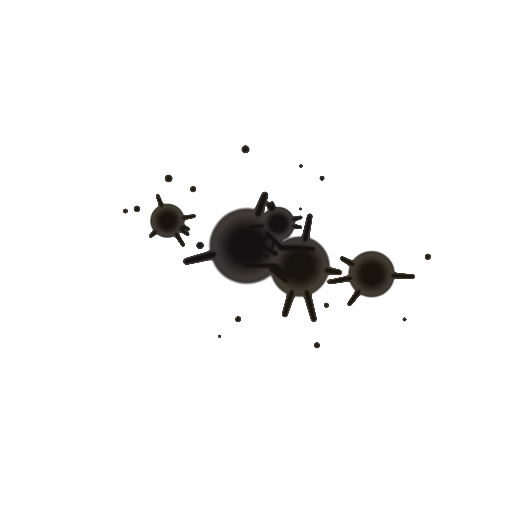
#> input picture art/oil/splat_drip_0.png, 512 x 512 px, given as the content of the folder art/blood, which was not available
$ python gen_oil_textures.py
#> lines starting #> are read from the running program, lines starting #| are printed output that depends on the picture
"""Machine-oil splats for the Klappersoldat, made from the blood splats.

Same shapes, alpha and normal maps as the blood (art/blood); the colour is
turned into near-black oil with a faint brown and a hint of oily sheen.
Run from the project root: python3 tools/gen_oil_textures.py
"""
import glob, os
import numpy as np
from PIL import Image

os.makedirs("art/oil", exist_ok=True)
rng = np.random.default_rng(7)
for path in sorted(glob.glob("art/blood/splat_*_[0-9].png")):
    im = np.asarray(Image.open(path).convert("RGBA")).astype(np.float32)
    lum = im[..., 0] / 255.0                      # blood keeps its depth in red
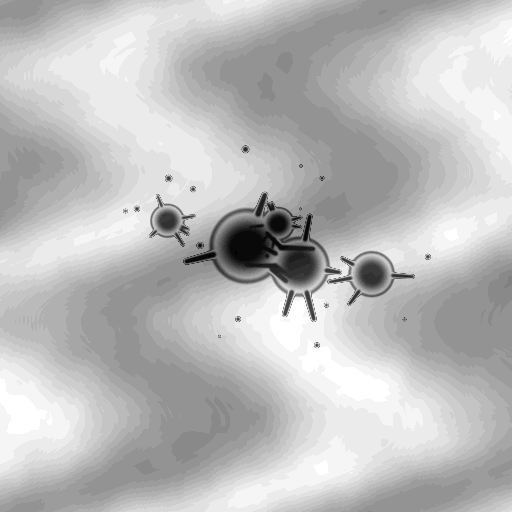
#> lum: shape (512, 512) float32; min 0.0745, max 0.176, mean 0.15; drawn with min black and max white
    h, w = lum.shape
#> h = 512; w = 512
    # slow wobble across the splat for a thin-film tint (brown <-> green-blue)
    yy, xx = np.mgrid[0:h, 0:w] / max(h, w)
    ph = rng.uniform(0, 6.28)
    film = 0.5 + 0.5 * np.sin(xx * 9.0 + yy * 6.0 + ph + np.sin(yy * 13.0) * 1.5)
    base = np.stack([0.11 + 0.03 * film, 0.095 + 0.02 * film, 0.07 + 0.035 * (1 - film)], -1)
    rgb = base * (0.45 + 2.6 * lum[..., None])
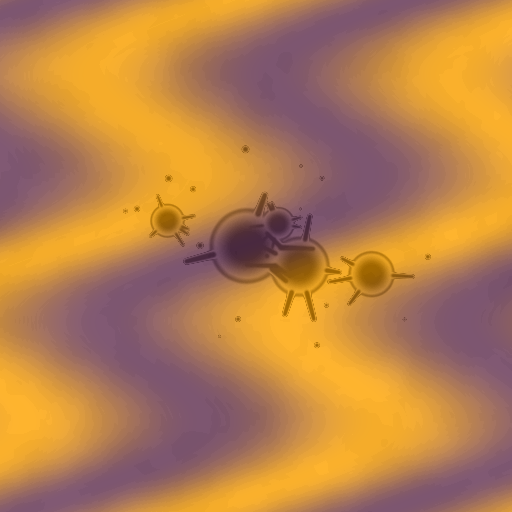
#> rgb: shape (512, 512, 3) float64; mean of channels 0, 1, 2 0.106, 0.0886, 0.0729; drawn with min black and max white
    out = np.concatenate([np.clip(rgb, 0, 1) * 255.0, im[..., 3:4]], -1).astype(np.uint8)
    Image.fromarray(out, "RGBA").save(path.replace("art/blood", "art/oil"))
    print("wrote", path.replace("art/blood", "art/oil"))

$ run again, on art/oil/splat_impact_2.png
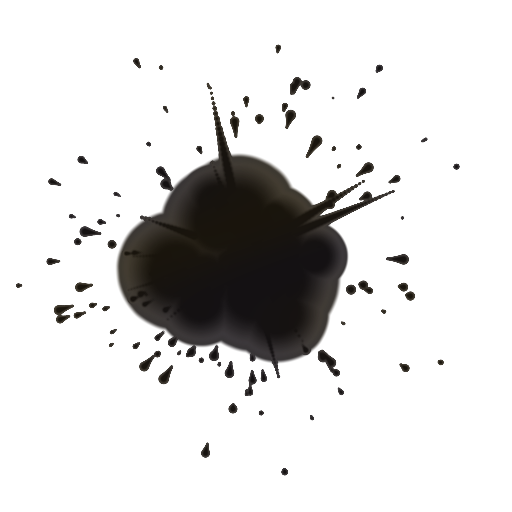
#> input picture art/oil/splat_impact_2.png, 512 x 512 px, given as the content of the folder art/blood, which was not available
#> `lum = im[..., 0] / 255.0`:
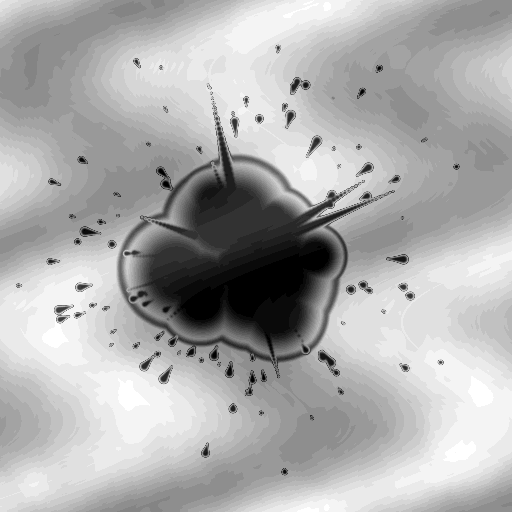
#> lum: shape (512, 512) float32; min 0.0784, max 0.176, mean 0.145; drawn with min black and max white
#> `rgb = base * (0.45 + 2.6 * lum[..., None])`:
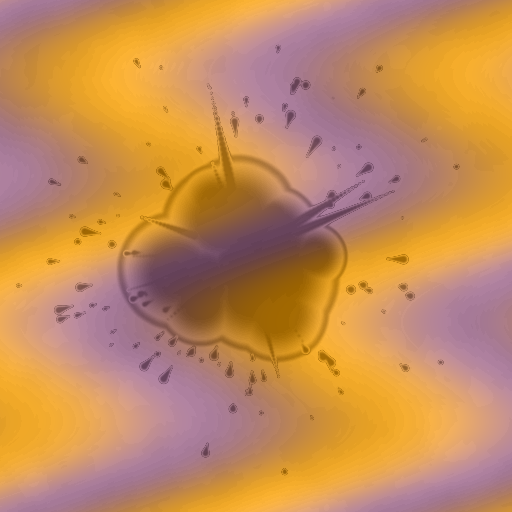
#> rgb: shape (512, 512, 3) float64; mean of channels 0, 1, 2 0.103, 0.0869, 0.0724; drawn with min black and max white

$ run again, on art/oil/splat_spray_0.png
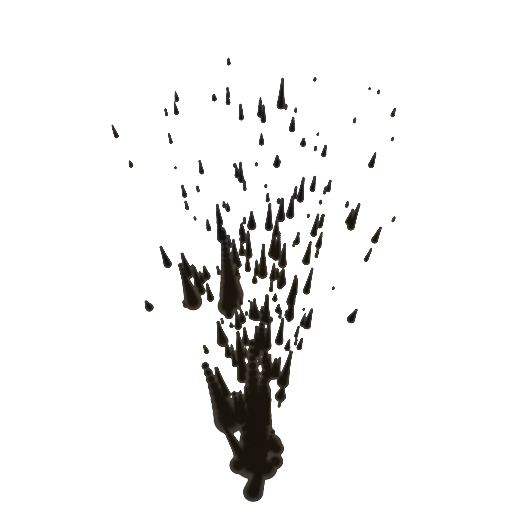
#> input picture art/oil/splat_spray_0.png, 512 x 512 px, given as the content of the folder art/blood, which was not available
#> `lum = im[..., 0] / 255.0`:
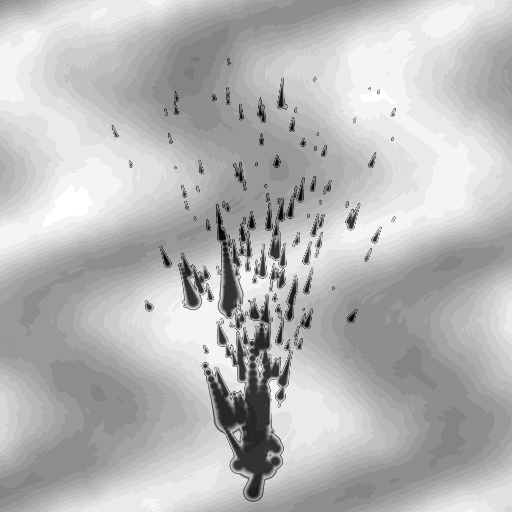
#> lum: shape (512, 512) float32; min 0.0784, max 0.176, mean 0.149; drawn with min black and max white
#> `rgb = base * (0.45 + 2.6 * lum[..., None])`:
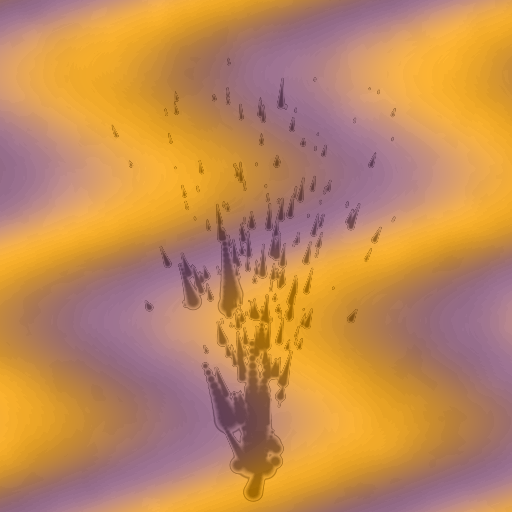
#> rgb: shape (512, 512, 3) float64; mean of channels 0, 1, 2 0.105, 0.088, 0.0731; drawn with min black and max white
